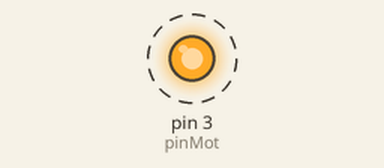
A sketch run on a simulated Arduino Uno, built with avr-gcc and run on an emulated ATmega328P. Shown: output pins drawn as LEDs (lit = HIGH). Dashed ring = blinking.

Above: at 0.5 s.
Timing chart, 0 to 4.6 s (numbered marks = the images above):
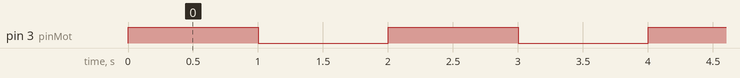

Measured:
- by itself, pin 3 (pinMot): alternates HIGH for 1.0 s and LOW for 1.0 s

The sketch:

codice_laboratorio_3_circuito_1.ino
```cpp
int pinMot = 3;
void setup() {
// put your setup code here, to run once:
pinMode(pinMot,OUTPUT);
}
void loop() {
// put your main code here, to run repeatedly:
//analogWrite(pinMot,0);
//delay(1000);
digitalWrite(pinMot,HIGH);
delay(1000);
digitalWrite(pinMot,LOW);
delay(1000);
}
```
